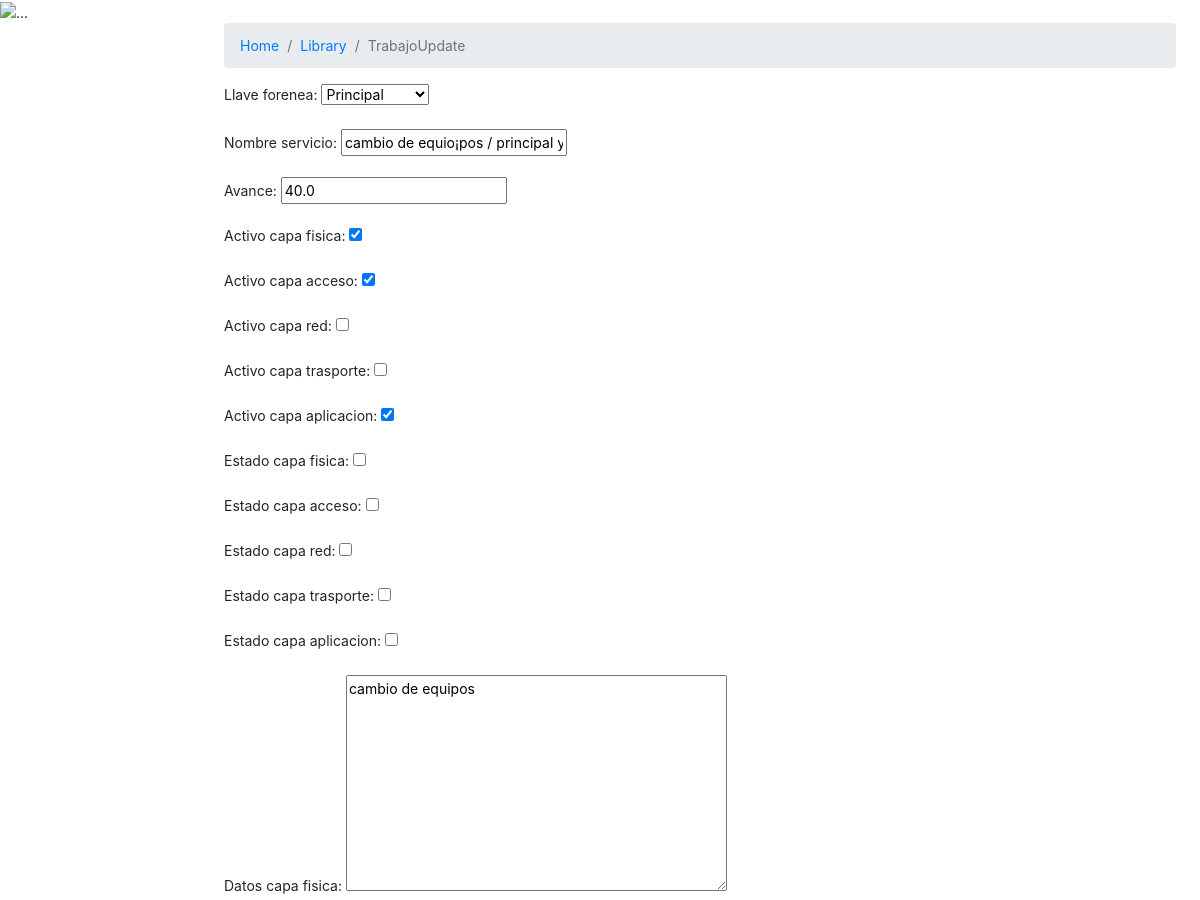
The page /polls/4/trabajoUpdate/ (upper part) on the database as committed earlier.
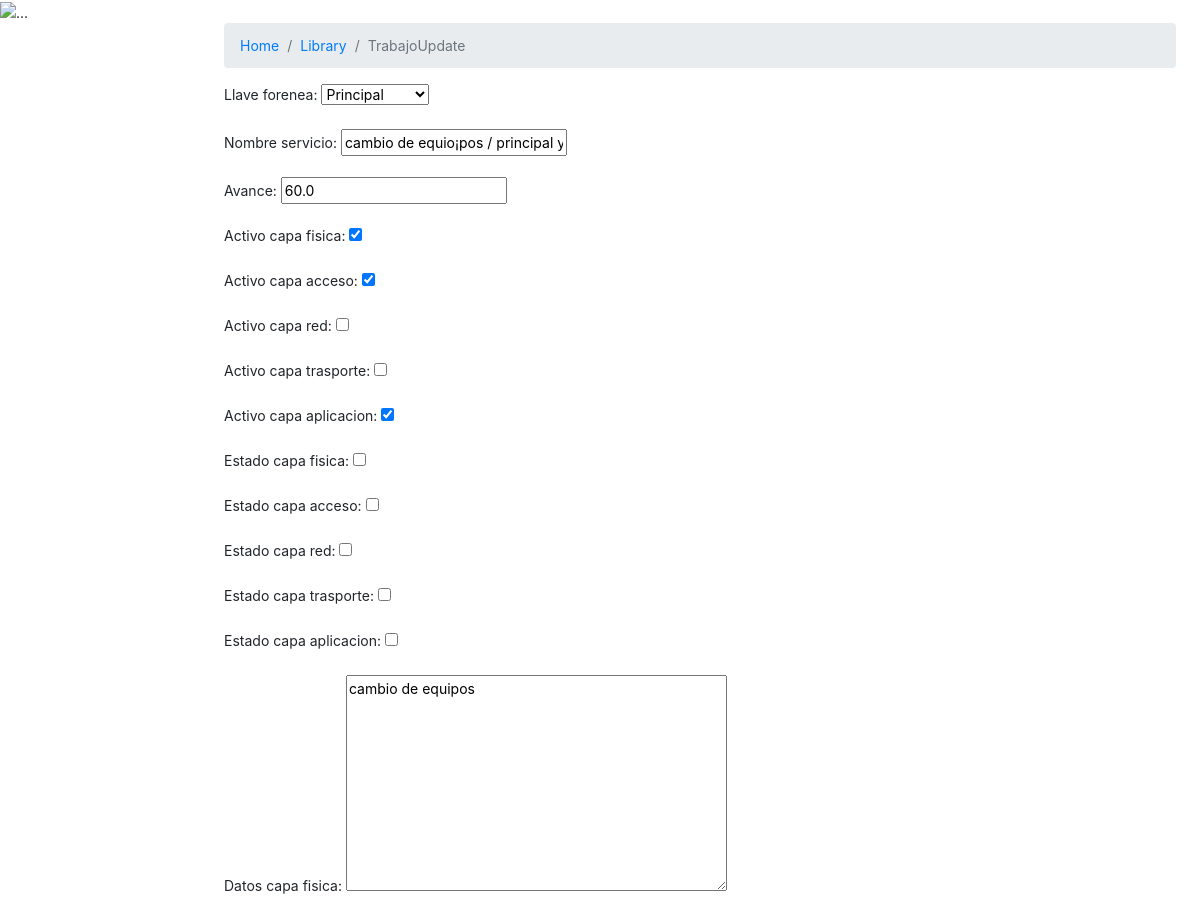
The same page on the database as committed later.
### polls/models.py (models this page shows, shortened)
class Trabajo(models.Model):
    llave_forenea = models.ForeignKey(Sede, on_delete=models.CASCADE, default='0')
    nombre_servicio = models.CharField(max_length=100, default='')
    avance = models.FloatField(default=0)
    activo_capa_fisica = models.BooleanField(default=False)
    activo_capa_acceso = models.BooleanField(default=False)
    activo_capa_red = models.BooleanField(default=False)
    activo_capa_trasporte = models.BooleanField(default=False)
    activo_capa_aplicacion = models.BooleanField(default=False)
    estado_capa_fisica = models.BooleanField(default=False)
    estado_capa_acceso = models.BooleanField(default=False)
    estado_capa_red = models.BooleanField(default=False)
    estado_capa_trasporte = models.BooleanField(default=False)
    estado_capa_aplicacion = models.BooleanField(default=False)
    datos_capa_fisica = models.TextField(default='')
    datos_capa_acceso = models.TextField(default='')
    datos_capa_red = models.TextField(default='')
    datos_capa_trasporte = models.TextField(default='')
    datos_capa_aplicacion = models.TextField(default='')
    responsable_capa_fisica = models.CharField(max_length=100, default='')
    responsable_capa_acceso = models.CharField(max_length=100, default='')
    responsable_capa_red = models.CharField(max_length=100, default='')
    responsable_capa_trasporte = models.CharField(max_length=100, default='')
    responsable_capa_aplicacion = models.CharField(max_length=100, default='')

### polls/views.py (the view)
# urls.py: path('<int:pk>/trabajoUpdate/', views.TrabajoUpdate.as_view(), name='trabajoUpdate'),
class TrabajoUpdate(UpdateView):
    model = Trabajo
    fields = '__all__' # ['name']
    template_name_suffix = '_update_form'

### polls/models.py (called while the page is built)
    def __str__(self):
        return self.nombre

### polls/templates/polls/trabajo_update_form.html (shortened to what this page needs)
{% extends "base_2.html" %}
{% load static %}
{% block identificador %}
TrabajoUpdate
{% endblock %}
{% block bloque_1 %}
<form method="post">{% csrf_token %}
    {{ form.as_p }}
</form>
{% endblock %}

Rows that differ between the two databases and show on the page:
changed Trabajo "Principal": avance "40.0" → "60.0"
